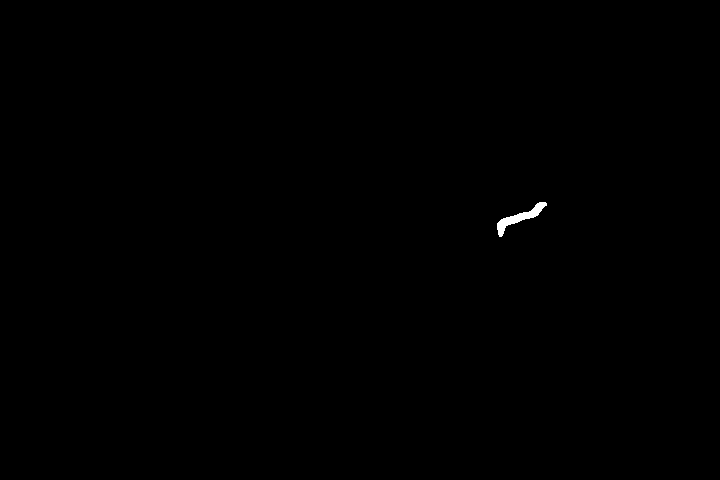
#> input picture input_masked_images/frame0_mask_worm3.tif, 720 x 480 px, found by its file name
$ jupyter execute python_code_pose_estimation_skeleton.ipynb   (shell and % lines are left out)
#> lines starting #> are read from the running program, lines starting #| are printed output that depends on the picture; after the words box and inside, x2 and y2 are one past the last pixel; in counts of white or black regions, pixels touching at a corner belong together
[cell 1]
# Issue topic: Skeletonising horse image from sample code example in 'skimage' tool or scikit-image tool: https://scikit-image.org/docs/0.25.x/auto_examples/edges/plot_skeleton.html

# Issue description: https://github.com/neuroinformatics-unit/osw25-hackday/issues/7

[cell 2]
# Importing libraries (for computation and graph plotting) and sample data

from skimage.morphology import skeletonize
from skimage import data
import matplotlib.pyplot as plt
from skimage.util import invert
import numpy as np

[cell 3]
# Worm image:

# Reading/Importing the 'masked' worm image
from PIL import Image

# Open the image
img = Image.open("/Users/jyotibhogal/Documents/GitHub/NIU_Open_Software_Week_2025/Day_5/frame0_mask_worm3.tif")
#> img is the input picture: PIL image 720x480 L; 0.14% white; 1 white region, box (x1, y1, x2, y2) and area: (497, 202, 547, 237) 468

# Display the image
img.show()

[cell 4]
# Convert masked worm .tif image to numpy array object
import numpy as np
img_worm = np.array(img)
print(img_worm.shape)
#| (480, 720)
print(img_worm.dtype)
#| uint8
print(img_worm)
#> (printed output is left out)

[cell 5]
# Skeletonising the worm
skeleton_worm = skeletonize(img_worm)
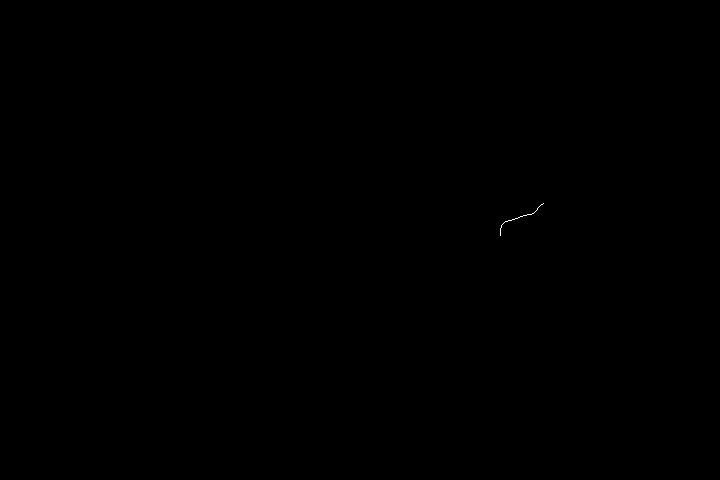
#> skeleton_worm: shape (480, 720) bool; 0.02% white in thin lines or dots, all inside (x1, y1, x2, y2) = (500, 203, 544, 236)
print(type(skeleton_worm))
#| <class 'numpy.ndarray'>
print(skeleton_worm)
#> (printed output is left out)

[cell 6]
# Visualising the full masked image and the skeleton for worm

plt.figure()
# display results
fig, axes = plt.subplots(nrows=1, ncols=2, figsize=(8, 4), sharex=True, sharey=True)
ax = axes.ravel()
# Note: Does nothing that is displayed

ax[0].imshow(img_worm, cmap=plt.cm.gray)
ax[0].axis('off')
ax[0].set_title('Masked image: \n Original worm', fontsize=20)

# Repeating the above the steps/cells for image on right
ax[1].imshow(skeleton_worm, cmap=plt.cm.gray)
ax[1].axis('off')
ax[1].set_title('Masked image: \n Full skeleton of worm', fontsize=20)

fig.tight_layout()
plt.show()
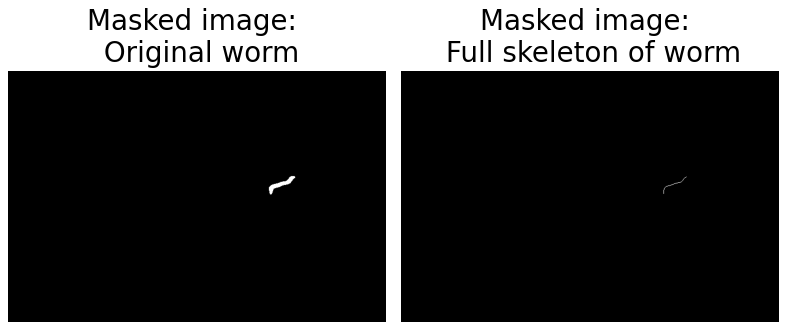
#> figure drawn by matplotlib, 2 panels

[cell 7]
np.sum(skeleton_worm)
#> Out = 54

[cell 8]
# Extracting nodes for the worm skeleton

worm_index_true = np.argwhere(skeleton_worm)
#> worm_index_true = 54 pairs, first value 203 to 235, second value 500 to 543
print(type(worm_index_true))
#| <class 'numpy.ndarray'>
print(worm_index_true.shape)
#| (54, 2)
print(worm_index_true.dtype)
#| int64
print(worm_index_true)
#> (printed output is left out)

# alternative way to view the above information
worm_index_true.view()
#> Out has the same summary as worm_index_true

[cell 9]
# Step 1: Determine sample size (10%)
sample_size = int(0.1 * len(worm_index_true))
#> sample_size = 5
sample_size = max(sample_size, 1)  # ensure at least one point
print(f"Sample size: {sample_size}")
#| Sample size: 5

# Step 2: Randomly select without replacement
sample_indices = np.random.choice(len(worm_index_true), size=5, replace=False)
#> sample_indices = [53, 33, 48, 26, 11]
print(f"Sample indices: {sample_indices}")
#| Sample indices: [53 33 48 26 11]

# Step 3: Extract sampled worm_index_true
sampled_worm_index_true = worm_index_true[sample_indices, :]
#> sampled_worm_index_true = [[235, 500], [220, 508], [230, 500], [217, 519], [213, 532]]
print("Shape of Sampled points:\n", sampled_worm_index_true.shape)
#| Shape of Sampled points:
#|  (5, 2)
print("Indices of Sampled points:\n", sampled_worm_index_true)
#| Indices of Sampled points:
#|  [[235 500]
#|  [220 508]
#|  [230 500]
#|  [217 519]
#|  [213 532]]


# Step 4: Print the sampled points from the skeleton_worm array
nodes = skeleton_worm[sampled_worm_index_true[:,0], sampled_worm_index_true[:,1]]
#> nodes = [True, True, True, True, True]
print("The sampled points are:\n", nodes)
#| The sampled points are:
#|  [ True  True  True  True  True]
print(nodes.shape)
#| (5,)
print(type(nodes))
#| <class 'numpy.ndarray'>

[cell 10]
sum_nodes = np.sum(nodes)
#> sum_nodes = 5
print(f"Sum of sampled skeleton nodes: {sum_nodes}")
#| Sum of sampled skeleton nodes: 5

[cell 11]
print(sampled_worm_index_true.shape)
#| (5, 2)
print(skeleton_worm.shape)
#| (480, 720)

[cell 12]
sum_skeleton = np.sum(nodes)
#> sum_skeleton = 5
print(f"Sum of sampled skeleton nodes: {sum_skeleton}")
#| Sum of sampled skeleton nodes: 5

[cell 13]
# Scatter plot of nodes of the skeleton of worm
plt.figure()
plt.matshow(skeleton_worm, cmap=plt.cm.gray)
plt.scatter(sampled_worm_index_true[:,1],sampled_worm_index_true[:,0])
plt.title("Plot of Worm Skeleton Nodes")
plt.show()
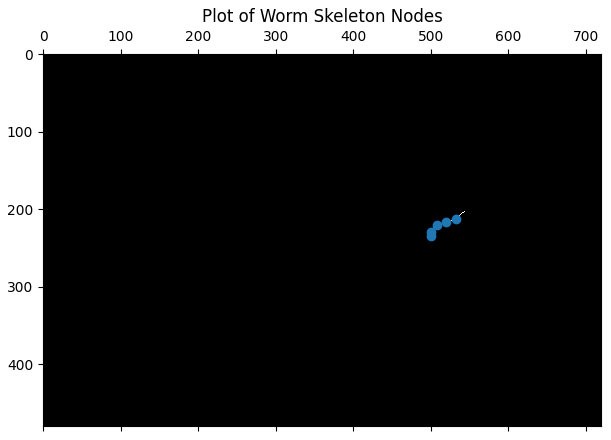
#> figure drawn by matplotlib, 1 panel
